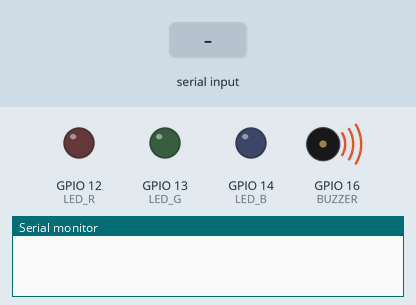
Simulated run of this program. Board: ESP32-S3. Parts: output pins drawn as LEDs (lit = HIGH), buzzer (waves = sounding), the last lines printed to the serial monitor. The inputs (shaded band) are chosen by the test bench.

Above: at 2.2 s.
At 3.5 s:
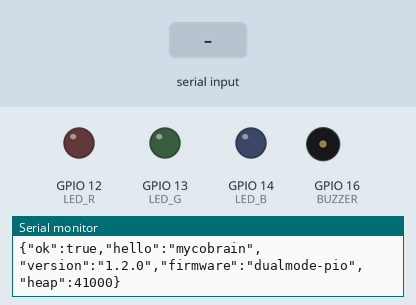
3.6 s: "status\n" received over Serial
Timing chart, 0 to 6.6 s (numbered marks = the images above; inputs shaded):
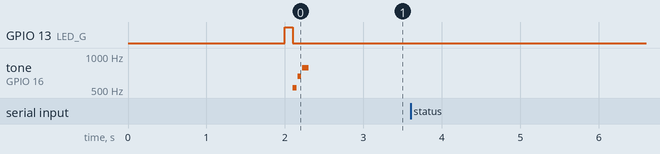

The program:

main.cpp
```cpp
#include <Arduino.h>
#include <Wire.h>

#define PIN_SDA 5
#define PIN_SCL 4
#define LED_R 12
#define LED_G 13
#define LED_B 14
#define BUZZER 16

static uint32_t bootTime = 0;
static uint32_t telemetrySeq = 0;
static uint8_t i2cDevices[16];
static uint8_t i2cCount = 0;

void scanI2C() {
    i2cCount = 0;
    for (uint8_t addr = 1; addr < 127; addr++) {
        Wire.beginTransmission(addr);
        if (Wire.endTransmission() == 0 && i2cCount < 16) {
            i2cDevices[i2cCount++] = addr;
        }
    }
}

void sendHello() {
    Serial.print("{\"ok\":true,\"hello\":\"mycobrain\",\"version\":\"1.2.0\",");
    Serial.print("\"firmware\":\"dualmode-pio\",");
    Serial.print("\"heap\":");
    Serial.print(ESP.getFreeHeap());
    Serial.println("}");
}

void sendStatus() {
    Serial.print("{\"type\":\"status\",\"uptime_ms\":");
    Serial.print(millis() - bootTime);
    Serial.print(",\"heap\":");
    Serial.print(ESP.getFreeHeap());
    Serial.print(",\"i2c_devices\":[");
    for (int i = 0; i < i2cCount; i++) {
        if (i > 0) Serial.print(",");
        Serial.print(i2cDevices[i]);
    }
    Serial.println("]}");
}

void sendTelemetry() {
    Serial.print("{\"type\":\"telemetry\",\"seq\":");
    Serial.print(telemetrySeq++);
    Serial.print(",\"uptime_ms\":");
    Serial.print(millis() - bootTime);
    Serial.print(",\"heap\":");
    Serial.print(ESP.getFreeHeap());
    Serial.println("}");
}

void handleCommand(String cmd) {
    cmd.trim();
    if (cmd == "status" || cmd == "hello") {
        sendStatus();
    } else if (cmd == "scan") {
        scanI2C();
        sendStatus();
    } else if (cmd.startsWith("led ")) {
        String color = cmd.substring(4);
        if (color == "red") { analogWrite(LED_R, 255); analogWrite(LED_G, 0); analogWrite(LED_B, 0); }
        else if (color == "green") { analogWrite(LED_R, 0); analogWrite(LED_G, 255); analogWrite(LED_B, 0); }
        else if (color == "blue") { analogWrite(LED_R, 0); analogWrite(LED_G, 0); analogWrite(LED_B, 255); }
        else if (color == "off") { analogWrite(LED_R, 0); analogWrite(LED_G, 0); analogWrite(LED_B, 0); }
        Serial.print("{\"ok\":true,\"led\":\"");
        Serial.print(color);
        Serial.println("\"}");
    } else if (cmd.startsWith("buzzer ")) {
        String pattern = cmd.substring(7);
        if (pattern == "coin") {
            tone(BUZZER, 988, 100);
            delay(100);
            tone(BUZZER, 1319, 300);
            delay(350);
            noTone(BUZZER);
        } else if (pattern == "beep") {
            tone(BUZZER, 1000, 100);
            delay(150);
            noTone(BUZZER);
        }
        Serial.print("{\"ok\":true,\"buzzer\":\"");
        Serial.print(pattern);
        Serial.println("\"}");
    }
}

void setup() {
    Serial.begin(115200);
    delay(2000);

    bootTime = millis();

    Wire.begin(PIN_SDA, PIN_SCL);
    Wire.setClock(100000);

    pinMode(LED_R, OUTPUT);
    pinMode(LED_G, OUTPUT);
    pinMode(LED_B, OUTPUT);
    pinMode(BUZZER, OUTPUT);

    // Boot sequence - LED flash
    analogWrite(LED_G, 255);
    delay(100);
    analogWrite(LED_G, 0);

    // Boot jingle
    tone(BUZZER, 523, 50);
    delay(60);
    tone(BUZZER, 659, 50);
    delay(60);
    tone(BUZZER, 784, 80);
    delay(100);
    noTone(BUZZER);

    // Initial I2C scan
    scanI2C();

    sendHello();
}

void loop() {
    if (Serial.available()) {
        String cmd = Serial.readStringUntil('\n');
        handleCommand(cmd);
    }

    static uint32_t lastTelemetry = 0;
    if (millis() - lastTelemetry >= 5000) {
        lastTelemetry = millis();
        sendTelemetry();
    }
}
```
